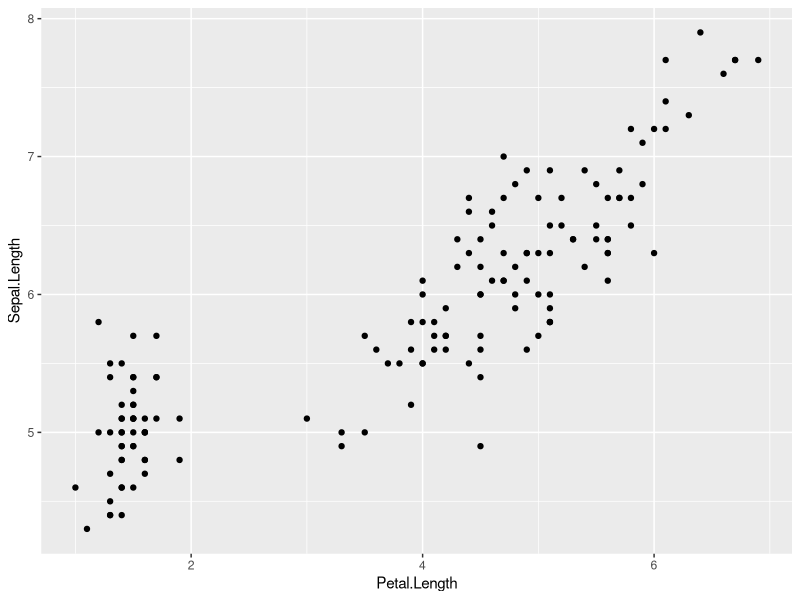
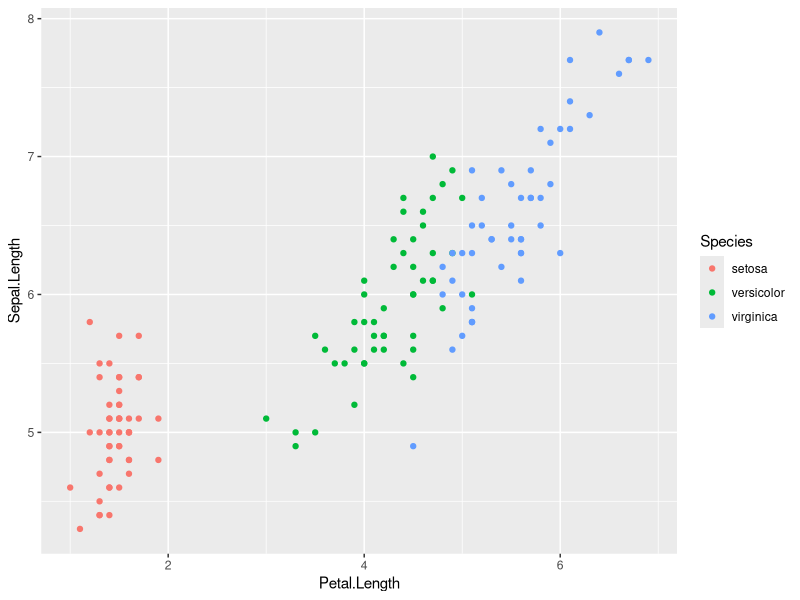
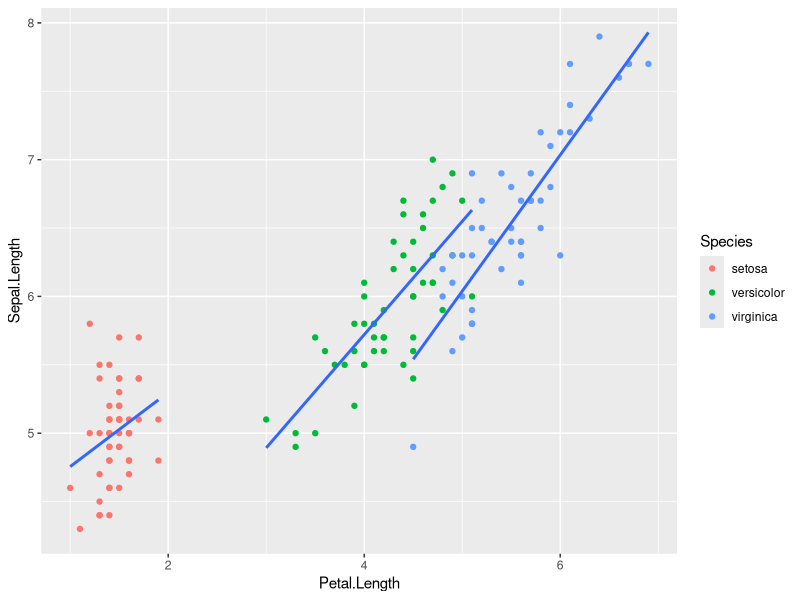
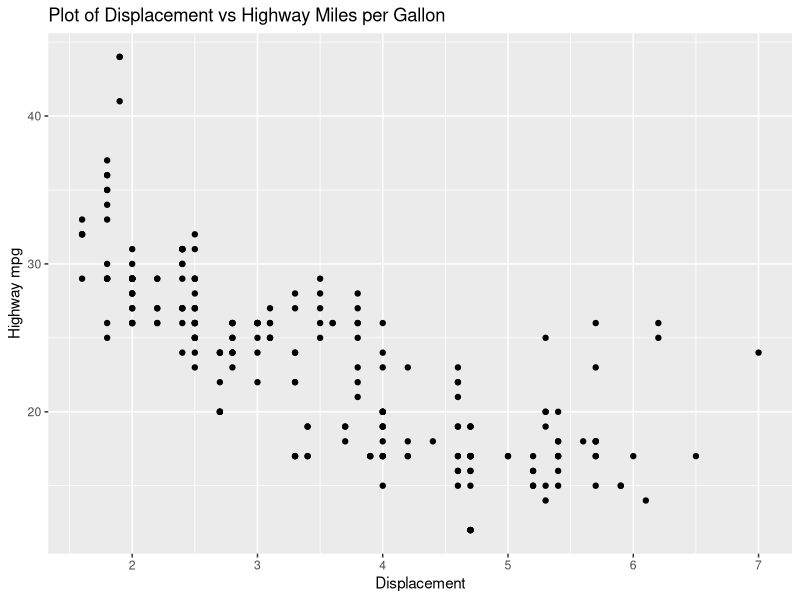

Recreate these plots in R, in order.
## ---- chunk 1
data_hard_code <- data.frame(
  Name = c("Alice", "Bob", "Charlie"),
  Age = c(21,25,35),
  Height = c(5.5,6.2,5.9)
)

data_hard_code
## ---- chunk 2
data_from_csv <- read.csv("./data12423.csv")

data_from_csv
## ---- chunk 3
library(ggplot2)
library(dplyr)
head(mpg,5)
## ---- chunk 4
head(iris,5)
## ---- chunk 5
mpg%>%
  select(c(model,displ)) # selects particular columns

iris%>%
  mutate(Sepal_Area = Sepal.Length * Sepal.Width) # creates a new variable based on existing ones

mpg%>%
  filter(class == "compact") # selects particular cases based on a set of criteria


## ---- chunk 6
plt <- ggplot(iris) # use the iris dataset for ggplot

plt + geom_point(aes(x=Petal.Length, y=Sepal.Length)) # add points to the graph

plt + geom_point(aes(x=Petal.Length, y=Sepal.Length, color=Species)) # color by species

plt + geom_point(aes(x=Petal.Length, y=Sepal.Length, color=Species)) +
  geom_smooth(aes(x=Petal.Length, y=Sepal.Length, group=Species), method="lm", se=FALSE) # create a linear trendline for each species' data without the standard error margins
## ---- chunk 7
ggplot(mpg) +
  geom_point(aes(x=displ, y=hwy)) + theme(plot.background = element_rect(fill = "white")) +labs(title = "Plot of Displacement vs Highway Miles per Gallon",
    x = "Displacement", y = "Highway mpg")

# highlight code --> "addins" at top of RStudio --> ggThemeAssist
## ---- chunk 8
var <- c(
  "USA",
  "USA",
  "CAN",
  "CAN",
  "CAN",
  "CAN",
  "MEX",
  "MEX"
  )
var
## ---- chunk 9
as.factor(var)
## ---- chunk 10
head(iris,3)

iris$Species
## ---- chunk 11
head(mpg, 3)
as.factor(mpg$class)
## ---- chunk 12
library(forcats)
manufacturer <- as.factor(mpg$manufacturer)
fct_reorder(manufacturer, mpg$hwy, min)
## ---- chunk 13
#using for
results<-c()
for(i in 1:10){
  M <- matrix(
    runif(i*i), nrow=i
  )
  results[i]<- mean(M)
}
results
## ---- chunk 14
library(purrr)
map(
  1:10,
  function(i){
    mean(
      matrix(
        c(1:i*i), nrow=i
      )
    )
  }
)
